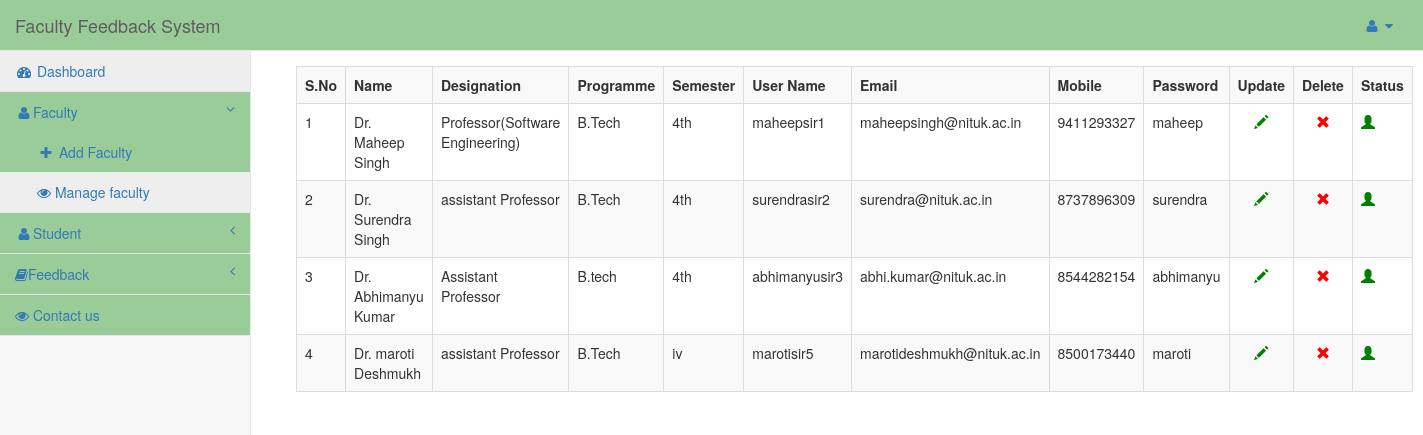
The app's page /admin/dashboard.php?info=show_faculty (signed in) with its own data.
### tables this page shows
CREATE TABLE IF NOT EXISTS `faculty` (
  `id` int(11) NOT NULL AUTO_INCREMENT,
  `user_alias` varchar(30) NOT NULL,
  `Name` varchar(30) NOT NULL,
  `designation` varchar(100) NOT NULL,
  `programme` varchar(50) NOT NULL,
  `semester` varchar(10) NOT NULL,
  `email` varchar(255) NOT NULL,
  `password` varchar(75) NOT NULL,
  `mobile` bigint(20) NOT NULL,
  `date` datetime NOT NULL,
  `status` int(11) NOT NULL,
  PRIMARY KEY (`id`),
  UNIQUE KEY `email` (`email`)
);

### admin/show_faculty.php (the view, shortened to what this page needs)
<?php
	echo "<table class='table table-responsive table-bordered table-striped table-hover' style=margin:15px;>";
	echo "<tr>";
	echo "<th>S.No</th>";
	echo "<th>Name</th>";
	echo "<th>Designation</th>";
	echo "<th>Programme</th>";
	echo "<th>Semester</th>";
	echo "<th>User Name</th>";
	echo "<th>Email</th>";
	echo "<th>Mobile</th>";
	echo "<th>Password</th>";
	echo "<th>Update</th>";
	echo "<th>Delete</th>";
	echo "<th>Status</th>";
	echo "</tr>";
	$i=1;
	$que=mysqli_query($conn,"select * from faculty");
	while($row=mysqli_fetch_array($que))
	{
		echo "<tr>";
		echo "<td>".$i."</td>";
		echo "<td>".$row['Name']."</td>";
		echo "<td>".$row['designation']."</td>";
		echo "<td>".$row['programme']."</td>";
		echo "<td>".$row['semester']."</td>";
		echo "<td>".$row['user_alias']."</td>";
		echo "<td>".$row['email']."</td>";
		echo "<td>".$row['mobile']."</td>";
		echo "<td>".$row['password']."</td>";
		echo "<td class='text-center'><a href='dashboard.php?id=$row[id]&info=edit_faculty'><span class='glyphicon glyphicon-pencil'style=color:green;></span></a></td>";
		echo "<td class='text-center'><a href='#' onclick='deletes($row[id])'><span class='glyphicon glyphicon-remove' style=color:red;></span></a></td>";
		if($row['status'])
		{
		echo "<td><a href='update_status.php?user_id=".$row['id']."&status=".$row['status']."'><span class='glyphicon glyphicon-user' style=color:red;></span></a></td>";
		}
		else
		{
		echo "<td><a href='update_status.php?user_id=".$row['id']."&status=".$row['status']."'><span class='glyphicon glyphicon-user' style=color:green;></span></a></td>";
		}
		echo "</tr>";
		$i++;
	}
?>

### admin/dashboard.php (shortened to what this page needs)
<?php
include('../dbconfig.php');
?>
<!DOCTYPE html>
<html lang="en">
<head>
    <link href="../css/bootstrap.min.css" rel="stylesheet">
    <link href="../css/metisMenu.min.css" rel="stylesheet">
    <link href="../css/sb-admin-2.css" rel="stylesheet">
    <link href="../css/font-awesome.min.css" rel="stylesheet" type="text/css">
</head>
<body>
    <div id="wrapper">
        <nav class="navbar navbar-default navbar-static-top" role="navigation" style="margin-bottom: 0">
            <div class="navbar-header">
                <a class="navbar-brand" href="dashboard.php">Faculty Feedback System</a>
            </div>
            <ul class="nav navbar-top-links navbar-right">
                <li class="dropdown">
                    <a class="dropdown-toggle" data-toggle="dropdown" href="#">
                        <i class="fa fa-user fa-fw"></i>  <i class="fa fa-caret-down"></i>
                    </a>
                </li>
            </ul>
            <div class="navbar-default sidebar" role="navigation">
                <div class="sidebar-nav navbar-collapse">
                    <ul class="nav" id="side-menu">
                        <li>
                            <a href="dashboard.php"><i class="fa fa-dashboard fa-fw"></i> Dashboard</a>
                        </li>
						<li>
                            <a href="#"><i class="fa fa-user fa-fw"></i>Faculty<span class="fa arrow"></span></a>
                            <ul class="nav nav-second-level">
                                <li>
                                    <a href="dashboard.php?info=add_faculty"><i class="fa fa-plus fa-fw"></i> Add Faculty</a>
                                </li>
								 <li>
                                    <a href="dashboard.php?info=show_faculty"><i class="fa fa-eye"></i> Manage faculty</a>
                                </li>
							</ul>
                        </li>
						<li>
                            <a href="#"><i class="fa fa-user fa-fw"></i>Student<span class="fa arrow"></span></a>
                        </li>
		<li>
         <a href="#"><i class="fa fa-user fa-book"></i>Feedback<span class="fa arrow"></span></a>
                        </li>
		<li>
			<a href="dashboard.php?info=contact"><i class="fa fa-eye"></i> Contact us</a>
		</li>
                    </ul>
                </div>
            </div>
        </nav>
        <div id="page-wrapper">
            <div class="row">
                <div class="col-lg-12">
                	<?php
								@$info=$_GET['info'];
								if($info!="")
								{
									if($info=="add_faculty")
										{
											include('add_faculty.php');
										}
									elseif($info=="show_faculty")
										{
											include('show_faculty.php');
										}
									elseif($info=="edit_faculty")
										{
											include('edit_faculty.php');
										}
									elseif($info=="display_student")
										{
											include('display_student.php');
										}
									elseif($info=="contact")
										{
											include('contact.php');
										}
									elseif($info=="feedback")
										{
											include('feedback.php');
										}
										elseif($info=="feedback_average")
										{
											include('feedback_average.php');
										}
										else if($info=="update_password")
										{
										include('update_password.php');
										}
								}
								else
								{
								include('dashboard_home.php');
								}
							?>
				</div>
            </div>
        </div>
    </div>
</body>
</html>

### css/sb-admin-2.css (style rules this page uses)
body { background-color: #f8f8f8; }
#wrapper { width: 100%; }
#page-wrapper { padding: 0 15px; min-height: 568px; background-color: #fff; }
@media (min-width:768px) { #page-wrapper { position: inherit; margin: 0 0 0 250px; padding: 0 30px; border-left: 1px solid #e7e7e7; } }
.navbar-top-links { margin-right: 0; }
.navbar-top-links li { display: inline-block; }
.navbar-top-links li:last-child { margin-right: 15px; }
.navbar-top-links li a { padding: 15px; min-height: 50px; }
.sidebar .sidebar-nav.navbar-collapse { padding-right: 0; padding-left: 0; }
.sidebar ul li { border-bottom: 1px solid #e7e7e7; }
.sidebar ul li a.active { background-color: #eee; }
.sidebar .arrow { float: right; }
.sidebar .fa.arrow:before { content: "\f104"; }
.sidebar .active>a>.fa.arrow:before { content: "\f107"; }
.sidebar .nav-second-level li, .sidebar .nav-third-level li { border-bottom: 0!important; }
.sidebar .nav-second-level li a { padding-left: 37px; }
@media (min-width:768px) { .sidebar { z-index: 1; position: absolute; width: 250px; margin-top: 51px; } }

### records on screen
faculty: Name "Dr. Maheep Singh", designation "Professor(Software Engineering)", programme "B.Tech", semester "4th", user_alias "maheepsir1", email "maheepsingh@nituk.ac.in", mobile "9411293327", password "maheep"
faculty: Name "Dr. Surendra Singh", designation "assistant Professor", programme "B.Tech", semester "4th", user_alias "surendrasir2", email "surendra@nituk.ac.in", mobile "8737896309", password "surendra"
faculty: Name "Dr. Abhimanyu Kumar", designation "Assistant Professor", programme "B.tech", semester "4th", user_alias "abhimanyusir3", email "abhi.kumar@nituk.ac.in", mobile "8544282154", password "abhimanyu"
faculty: Name "Dr. maroti Deshmukh", designation "assistant Professor", programme "B.Tech", semester "iv", user_alias "marotisir5", email "marotideshmukh@nituk.ac.in", mobile "8500173440", password "maroti"
